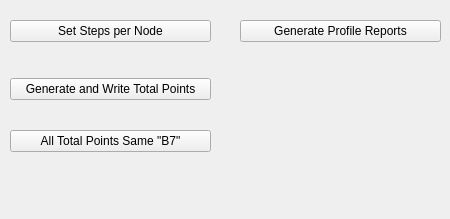
    <widget class="QWidget" name="tab_4">
     <attribute name="title">
      <string>Utilities</string>
     </attribute>
     <widget class="QWidget" name="verticalLayoutWidget_4">
      <property name="geometry">
       <rect>
        <x>10</x>
        <y>20</y>
        <width>201</width>
        <height>80</height>
       </rect>
      </property>
      <layout class="QVBoxLayout" name="verticalLayout_11">
       <item>
        <widget class="QPushButton" name="StepsPerNodeButton">
         <property name="text">
          <string>Set Steps per Node</string>
         </property>
        </widget>
       </item>
       <item>
        <spacer name="verticalSpacer_14">
         <property name="orientation">
          <enum>Qt::Vertical</enum>
         </property>
         <property name="sizeHint" stdset="0">
          <size>
           <width>20</width>
           <height>40</height>
          </size>
         </property>
        </spacer>
       </item>
       <item>
        <widget class="QPushButton" name="TotalPointsButton">
         <property name="text">
          <string>Generate and Write Total Points</string>
         </property>
        </widget>
       </item>
      </layout>
     </widget>
     <widget class="QWidget" name="verticalLayoutWidget_8">
      <property name="geometry">
       <rect>
        <x>240</x>
        <y>20</y>
        <width>201</width>
        <height>80</height>
       </rect>
      </property>
      <layout class="QVBoxLayout" name="verticalLayout_13">
       <item>
        <widget class="QPushButton" name="profileReportsButton">
         <property name="text">
          <string>Generate Profile Reports</string>
         </property>
        </widget>
       </item>
       <item>
        <spacer name="verticalSpacer_18">
         <property name="orientation">
          <enum>Qt::Vertical</enum>
         </property>
         <property name="sizeHint" stdset="0">
          <size>
           <width>20</width>
           <height>40</height>
          </size>
         </property>
        </spacer>
       </item>
      </layout>
     </widget>
     <widget class="QWidget" name="verticalLayoutWidget_9">
      <property name="geometry">
       <rect>
        <x>10</x>
        <y>130</y>
        <width>201</width>
        <height>80</height>
       </rect>
      </property>
      <layout class="QVBoxLayout" name="verticalLayout_14">
       <item>
        <widget class="QPushButton" name="AllTotalPointsButton">
         <property name="text">
          <string>All Total Points Same &quot;B7&quot;</string>
         </property>
        </widget>
       </item>
       <item>
        <spacer name="verticalSpacer_19">
         <property name="orientation">
          <enum>Qt::Vertical</enum>
         </property>
         <property name="sizeHint" stdset="0">
          <size>
           <width>20</width>
           <height>40</height>
          </size>
         </property>
        </spacer>
       </item>
      </layout>
     </widget>
    </widget>
